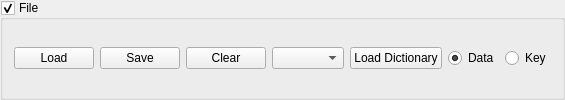
           <widget class="QGroupBox" name="MF_fileGroupBox">
            <property name="title">
             <string>File</string>
            </property>
            <property name="checkable">
             <bool>true</bool>
            </property>
            <layout class="QHBoxLayout" name="horizontalLayout_8">
             <property name="topMargin">
              <number>5</number>
             </property>
             <property name="bottomMargin">
              <number>5</number>
             </property>
             <item>
              <widget class="QPushButton" name="MF_File_loadButton">
               <property name="minimumSize">
                <size>
                 <width>40</width>
                 <height>0</height>
                </size>
               </property>
               <property name="text">
                <string>Load</string>
               </property>
              </widget>
             </item>
             <item>
              <widget class="QPushButton" name="MF_File_saveButton">
               <property name="minimumSize">
                <size>
                 <width>40</width>
                 <height>0</height>
                </size>
               </property>
               <property name="text">
                <string>Save</string>
               </property>
              </widget>
             </item>
             <item>
              <widget class="QPushButton" name="MF_File_clearButton">
               <property name="minimumSize">
                <size>
                 <width>40</width>
                 <height>0</height>
                </size>
               </property>
               <property name="text">
                <string>Clear</string>
               </property>
              </widget>
              </item>
              <item>
               <widget class="QComboBox" name="MF_dictComboBox"/>
              </item>
              <item>
               <widget class="QPushButton" name="MF_dictLoadButton">
                <property name="minimumSize">
                 <size>
                  <width>40</width>
                  <height>0</height>
                 </size>
                </property>
                <property name="text">
                 <string>Load Dictionary</string>
                </property>
               </widget>
              </item>
              <item>
               <widget class="QRadioButton" name="MF_File_dataButton">
               <property name="text">
                <string>Data</string>
               </property>
               <property name="checked">
                <bool>true</bool>
               </property>
              </widget>
             </item>
             <item>
              <widget class="QRadioButton" name="MF_File_keyButton">
               <property name="text">
                <string>Key</string>
               </property>
              </widget>
             </item>
            </layout>
           </widget>
